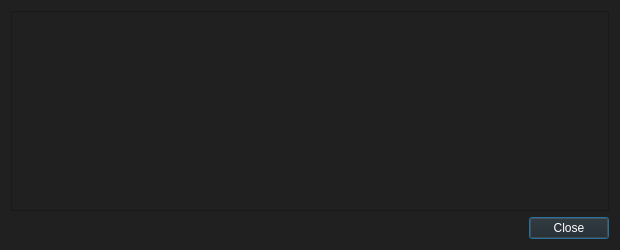
<?xml version="1.0" encoding="UTF-8"?>
<ui version="4.0">
 <class>AdrenalineNodeConfigDialog</class>
 <widget class="QDialog" name="AdrenalineNodeConfigDialog">
  <property name="geometry">
   <rect>
    <x>0</x>
    <y>0</y>
    <width>620</width>
    <height>250</height>
   </rect>
  </property>
  <property name="windowTitle">
   <string>Master Node Configuration Template</string>
  </property>
  <property name="styleSheet">
   <string notr="true">background-color: rgb(32, 32, 32);
color: rgb(255, 255, 255);</string>
  </property>
  <layout class="QVBoxLayout" name="verticalLayout">
   <item>
    <widget class="QTextEdit" name="detailText">
     <property name="font">
      <font>
       <pointsize>10</pointsize>
      </font>
     </property>
     <property name="toolTip">
      <string>&lt;html&gt;&lt;head/&gt;&lt;body&gt;&lt;p&gt;This pane shows an example DigitalKash.conf template with the necessary masternode settings.&lt;/p&gt;&lt;/body&gt;&lt;/html&gt;</string>
     </property>
     <property name="readOnly">
      <bool>true</bool>
     </property>
    </widget>
   </item>
   <item>
    <widget class="QDialogButtonBox" name="buttonBox">
     <property name="font">
      <font>
       <pointsize>10</pointsize>
      </font>
     </property>
     <property name="orientation">
      <enum>Qt::Horizontal</enum>
     </property>
     <property name="standardButtons">
      <set>QDialogButtonBox::Close</set>
     </property>
    </widget>
   </item>
  </layout>
 </widget>
 <resources/>
 <connections>
  <connection>
   <sender>buttonBox</sender>
   <signal>accepted()</signal>
   <receiver>AdrenalineNodeConfigDialog</receiver>
   <slot>accept()</slot>
   <hints>
    <hint type="sourcelabel">
     <x>248</x>
     <y>254</y>
    </hint>
    <hint type="destinationlabel">
     <x>157</x>
     <y>274</y>
    </hint>
   </hints>
  </connection>
  <connection>
   <sender>buttonBox</sender>
   <signal>rejected()</signal>
   <receiver>AdrenalineNodeConfigDialog</receiver>
   <slot>reject()</slot>
   <hints>
    <hint type="sourcelabel">
     <x>316</x>
     <y>260</y>
    </hint>
    <hint type="destinationlabel">
     <x>286</x>
     <y>274</y>
    </hint>
   </hints>
  </connection>
 </connections>
</ui>
